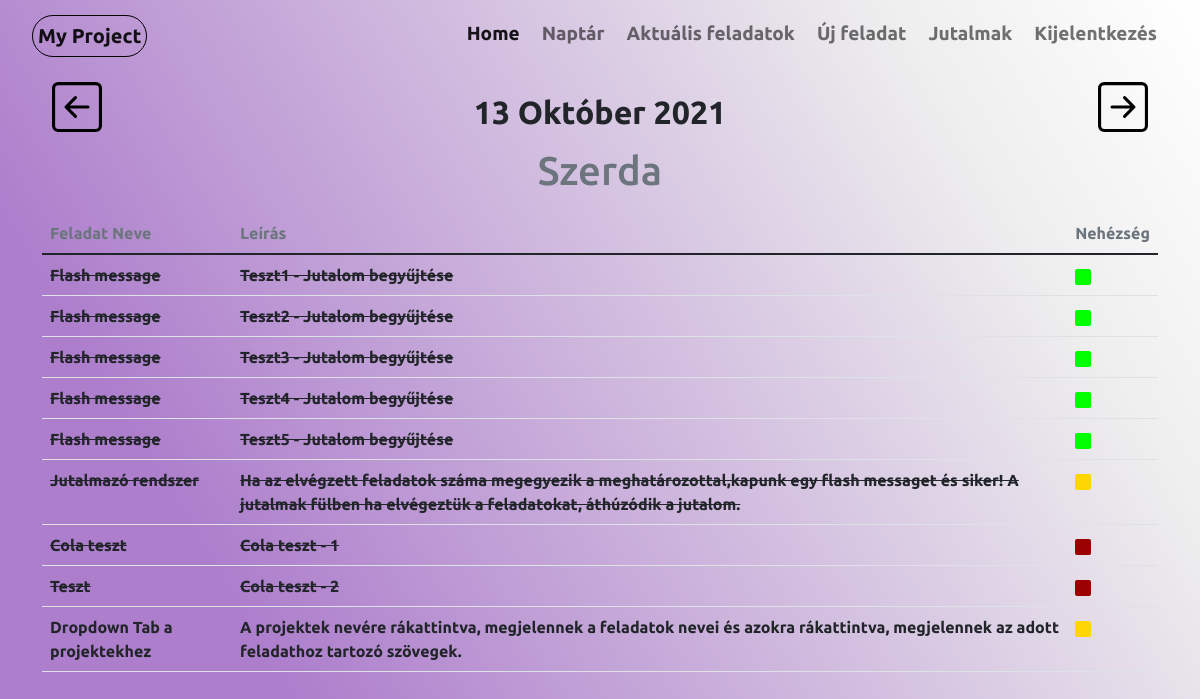
The page /day (signed in) on the database as committed earlier.
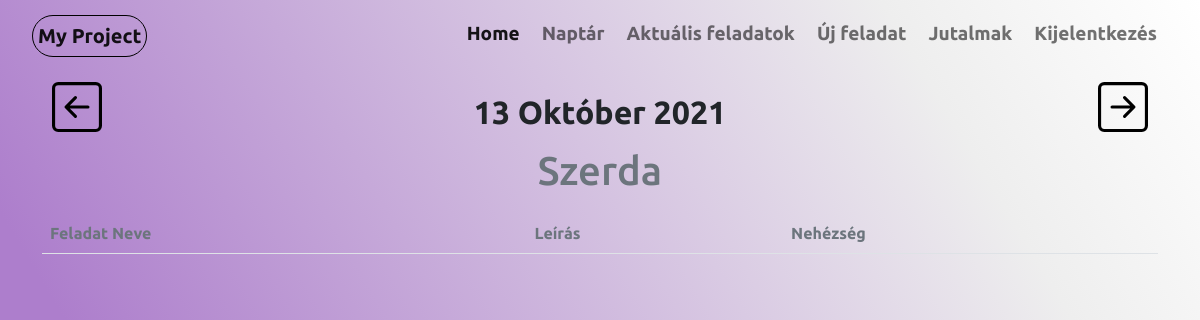
The same page on the database as committed later.
### website/models.py (models this page shows, shortened)
class Tasks(db.Model):
    task_id = db.Column(db.Integer,primary_key=True)
    project_id = db.Column(db.Integer, db.ForeignKey('projects.project_id'))
    task_name = db.Column(db.String(60))
    status = db.Column(db.Boolean, default=False)
    task_time = db.Column(db.String(60))
    difficulty = db.Column(db.String(60))
    description = db.Column(db.String(250))
    user_id = db.Column(db.Integer, db.ForeignKey('user.id'))

### website/views.py (the view)
@views.route("/day", methods=['GET','POST'])
@login_required
def day_view():
    with open('date.txt','r') as f:
        d = f.read().split('/')
        year = d[0]
        month = d[1]
        day = d[2]
        f.close()
    value= day1(int(year), int(month), int(day))
    print(value)
    user_task = db.session.query(Tasks).filter(Tasks.task_time == f"{year}-{month}-{day}"). \
        filter(Tasks.user_id == current_user.id).all()
    return render_template('day.html', user = current_user,value=value, month=month, tasks = user_task)

### website/__init__.py (called while the page is built)
def create_app():
    app = Flask(__name__)
    app.secret_key = secrets.token_urlsafe(16)
    app.config['SQLALCHEMY_DATABASE_URI'] = f'sqlite:///{DB_NAME}'
    db.init_app(app)
    from .views import views
    from .auth import auth
    app.register_blueprint(views)
    app.register_blueprint(auth)
    from .models import User
    login_manager = LoginManager()
    login_manager.login_view = 'auth.login'
    login_manager.init_app(app)
    @login_manager.user_loader
    def load_user(id):
        return User.query.get(int(id))
    create_database(app)
    return app

### website/date.py (called while the page is built)
def day1(year, month, day):
    try:
        day_name = calendar.weekday(year, month, day)
        return [day, months[month], year, days[day_name]]
    except Exception:
        return False

### website/templates/day.html (shortened to what this page needs)
{% extends "base.html"%}{% block title %}Nap{% endblock %}
{%block content%}
<div style="margin:15px 10px 10px 10px ;">
    <ul class="nav justify-content-between">
        <li class="nav-item">
            <a href="/last_day/{{ value.0 }}">
            </a>
        </li>
        <li class="nav-item">
            <div class="col">
                <h3 class="text-center">
                    <a class="nav-link link-dark fs-2" href="/{{ value.2 }}/{{ month }}">{{ value.0 }}  {{ value.1 }}  {{ value.2 }}</a>
                </h3>
                <h1 class="fs-1 text-secondary">
                    <div style="text-align: center;">{{ value.3 }}</div>
                </h1>
            </div>
        </li>
        <li class="nav-item">
            <a href="/next_day/{{ value.0 }}">
            </a>
        </li>
    </ul>
</div>
<table class="table  table-hover fs-6 fw-bold">
    <thread>
        <td class="fs-6 text-secondary">Feladat Neve</td>
        <td class="fs-6 text-secondary">Leírás</td>
        <td class="fs-6 text-secondary">Nehézség</td>
    </thread>
    <tbody>
        {%for task in tasks%}
            {%if task.status == True%}
                    <tr>
                        <td> {{task.task_name}}</td>
                        <td> {{task.description}}</td>
                        <td>
                            {%if task.difficulty == "Könnyű"%}
                            <svg xmlns="http://www.w3.org/2000/svg" width="16" height="16" fill="#01ff01" class="bi bi-square-fill" viewBox="0 0 16 16">
                                <path d="M0 2a2 2 0 0 1 2-2h12a2 2 0 0 1 2 2v12a2 2 0 0 1-2 2H2a2 2 0 0 1-2-2V2z"/>
                            </svg>
                            {%elif task.difficulty == "Közepes"%}
                            <svg xmlns="http://www.w3.org/2000/svg" width="16" height="16" fill="#ffd601" class="bi bi-square-fill" viewBox="0 0 16 16">
                                <path d="M0 2a2 2 0 0 1 2-2h12a2 2 0 0 1 2 2v12a2 2 0 0 1-2 2H2a2 2 0 0 1-2-2V2z"/>
                            </svg>
                            {%else%}
                            <svg xmlns="http://www.w3.org/2000/svg" width="16" height="16" fill="#9b0101" class="bi bi-square-fill" viewBox="0 0 16 16">
                                <path d="M0 2a2 2 0 0 1 2-2h12a2 2 0 0 1 2 2v12a2 2 0 0 1-2 2H2a2 2 0 0 1-2-2V2z"/>
                            </svg>
                            {%endif%}
                        </td>
                {%else%}
                    <tr>
                        <td><del>{{task.task_name}}</del></td>
                        <td><del> {{task.description}} </del> </td>
                        <td>
                            {%if task.difficulty == "Könnyű"%}
                            <svg xmlns="http://www.w3.org/2000/svg" width="16" height="16" fill="#01ff01" class="bi bi-square-fill" viewBox="0 0 16 16">
                                <path d="M0 2a2 2 0 0 1 2-2h12a2 2 0 0 1 2 2v12a2 2 0 0 1-2 2H2a2 2 0 0 1-2-2V2z"/>
                            </svg>
                            {%elif task.difficulty == "Közepes"%}
                            <svg xmlns="http://www.w3.org/2000/svg" width="16" height="16" fill="#ffd601" class="bi bi-square-fill" viewBox="0 0 16 16">
                                <path d="M0 2a2 2 0 0 1 2-2h12a2 2 0 0 1 2 2v12a2 2 0 0 1-2 2H2a2 2 0 0 1-2-2V2z"/>
                            </svg>
                            {%else%}
                            <svg xmlns="http://www.w3.org/2000/svg" width="16" height="16" fill="#9b0101" class="bi bi-square-fill" viewBox="0 0 16 16">
                                <path d="M0 2a2 2 0 0 1 2-2h12a2 2 0 0 1 2 2v12a2 2 0 0 1-2 2H2a2 2 0 0 1-2-2V2z"/>
                            </svg>
                            {%endif%}
                        </td>
                    </tr>
                    {%endif%}
        {%endfor%}
    </tbody>
</table>
{%endblock%}

Rows that differ between the two databases and show on the page:
removed Tasks: task_name "Flash message", description "Teszt1 - Jutalom begyűjtése", difficulty "Könnyű" (drawn)
no longer on this page (row edited): Tasks: task_name "Flash message", description "Teszt2 - Jutalom begyűjtése", difficulty "Könnyű" (drawn)
removed Tasks: task_name "Flash message", description "Teszt3 - Jutalom begyűjtése", difficulty "Könnyű" (drawn)
removed Tasks: task_name "Flash message", description "Teszt4 - Jutalom begyűjtése", difficulty "Könnyű" (drawn)
removed Tasks: task_name "Flash message", description "Teszt5 - Jutalom begyűjtése", difficulty "Könnyű" (drawn)
removed Tasks: task_name "Jutalmazó rendszer", description "Ha az elvégzett feladatok száma megegyezik a meghatározottal,kapunk egy flash messaget és siker! A jutalmak fülben ha elvégeztük a feladatokat, áthúzódik a jutalom.", difficulty "Közepes" (drawn)
removed Tasks: task_name "Cola teszt", description "Cola teszt - 1", difficulty "Nehéz" (drawn)
removed Tasks: task_name "Teszt", description "Cola teszt - 2", difficulty "Nehéz" (drawn)
removed Tasks: task_name "Dropdown Tab a projektekhez", description "A projektek nevére rákattintva, megjelennek a feladatok nevei és azokra rákattintva, megjelennek az adott feladathoz tartozó szövegek.", difficulty "Közepes" (drawn)
